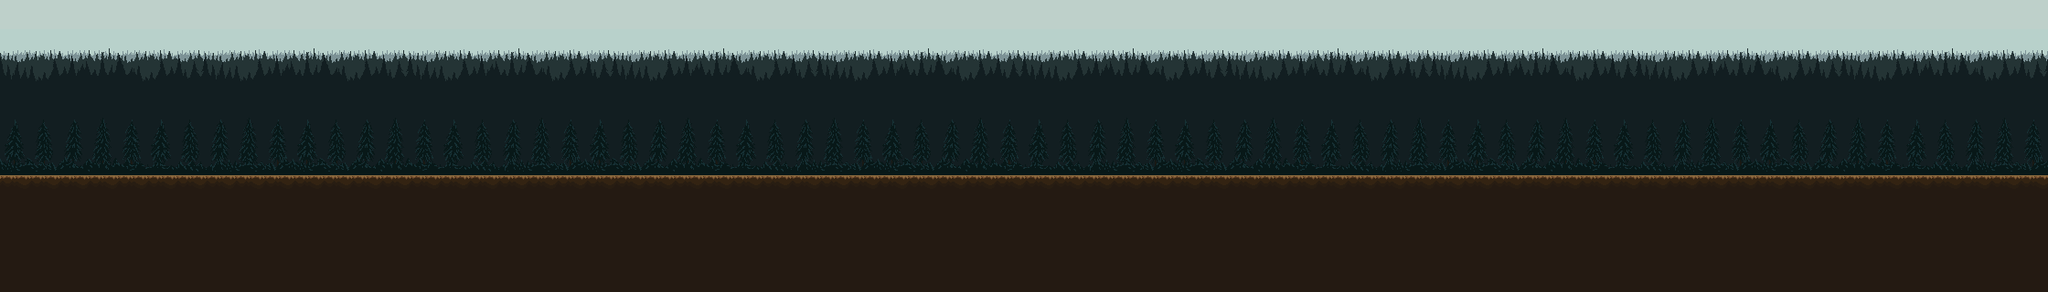

A 2D game scene composited from a Tiled map and its tileset images. What follows is a short description and the map's XML, with every tile layer's data as written:
An orthogonal 70x10 tile map with 32x32 px tiles, 2 tile layers (Background, Main), 4 tilesets.

<map version="1.10" tiledversion="1.10.2" orientation="orthogonal" renderorder="right-down" width="70" height="10" tilewidth="32" tileheight="32" infinite="0" nextlayerid="3" nextobjectid="1">
 <tileset firstgid="1" source="Textures&amp;trees.tsx" />
 <tileset firstgid="57" source="main.tsx" />
 <tileset firstgid="77" source="bgcolor.tsx" />
 <tileset firstgid="112" source="Background.tsx" />
 <layer id="2" name="Background" width="70" height="10">
  <data encoding="csv">
77,78,79,80,81,82,83,77,78,79,80,81,82,83,77,78,79,80,81,82,83,77,78,79,80,81,82,83,77,78,79,80,81,82,83,77,78,79,80,81,82,83,77,78,79,80,81,82,83,77,78,79,80,81,82,83,77,78,79,80,81,82,83,77,78,79,80,81,82,83,
112,113,114,115,116,117,118,112,113,114,115,116,117,118,112,113,114,115,116,117,118,112,113,114,115,116,117,118,112,113,114,115,116,117,118,112,113,114,115,116,117,118,112,113,114,115,116,117,118,112,113,114,115,116,117,118,112,113,114,115,116,117,118,112,113,114,115,116,117,118,
119,120,121,122,123,124,125,119,120,121,122,123,124,125,119,120,121,122,123,124,125,119,120,121,122,123,124,125,119,120,121,122,123,124,125,119,120,121,122,123,124,125,119,120,121,122,123,124,125,119,120,121,122,123,124,125,119,120,121,122,123,124,125,119,120,121,122,123,124,125,
126,127,128,129,130,131,132,126,127,128,129,130,131,132,126,127,128,129,130,131,132,126,127,128,129,130,131,132,126,127,128,129,130,131,132,126,127,128,129,130,131,132,126,127,128,129,130,131,132,126,127,128,129,130,131,132,126,127,128,129,130,131,132,126,127,128,129,130,131,132,
133,134,135,136,137,138,139,133,134,135,136,137,138,139,133,134,135,136,137,138,139,133,134,135,136,137,138,139,133,134,135,136,137,138,139,133,134,135,136,137,138,139,133,134,135,136,137,138,139,133,134,135,136,137,138,139,133,134,135,136,137,138,139,133,134,135,136,137,138,139,
140,141,142,143,144,145,146,140,141,142,143,144,145,146,140,141,142,143,144,145,146,140,141,142,143,144,145,146,140,141,142,143,144,145,146,140,141,142,143,144,145,146,140,141,142,143,144,145,146,140,141,142,143,144,145,146,140,141,142,143,144,145,146,140,141,142,143,144,145,146,
0,0,0,0,0,0,0,0,0,0,0,0,0,0,0,0,0,0,0,0,0,0,0,0,0,0,0,0,0,0,0,0,0,0,0,0,0,0,0,0,0,0,0,0,0,0,0,0,0,0,0,0,0,0,0,0,0,0,0,0,0,0,0,0,0,0,0,0,0,0,
0,0,0,0,0,0,0,0,0,0,0,0,0,0,0,0,0,0,0,0,0,0,0,0,0,0,0,0,0,0,0,0,0,0,0,0,0,0,0,0,0,0,0,0,0,0,0,0,0,0,0,0,0,0,0,0,0,0,0,0,0,0,0,0,0,0,0,0,0,0,
0,0,0,0,0,0,0,0,0,0,0,0,0,0,0,0,0,0,0,0,0,0,0,0,0,0,0,0,0,0,0,0,0,0,0,0,0,0,0,0,0,0,0,0,0,0,0,0,0,0,0,0,0,0,0,0,0,0,0,0,0,0,0,0,0,0,0,0,0,0,
0,0,0,0,0,0,0,0,0,0,0,0,0,0,0,0,0,0,0,0,0,0,0,0,0,0,0,0,0,0,0,0,0,0,0,0,0,0,0,0,0,0,0,0,0,0,0,0,0,0,0,0,0,0,0,0,0,0,0,0,0,0,0,0,0,0,0,0,0,0
</data>
 </layer>
 <layer id="1" name="Main" width="70" height="10">
  <data encoding="csv">
0,0,0,0,0,0,0,0,0,0,0,0,0,0,0,0,0,0,0,0,0,0,0,0,0,0,0,0,0,0,0,0,0,0,0,0,0,0,0,0,0,0,0,0,0,0,0,0,0,0,0,0,0,0,0,0,0,0,0,0,0,0,0,0,0,0,0,0,0,0,
0,0,0,0,0,0,0,0,0,0,0,0,0,0,0,0,0,0,0,0,0,0,0,0,0,0,0,0,0,0,0,0,0,0,0,0,0,0,0,0,0,0,0,0,0,0,0,0,0,0,0,0,0,0,0,0,0,0,0,0,0,0,0,0,0,0,0,0,0,0,
0,0,0,0,0,0,0,0,0,0,0,0,0,0,0,0,0,0,0,0,0,0,0,0,0,0,0,0,0,0,0,0,0,0,0,0,0,0,0,0,0,0,0,0,0,0,0,0,0,0,0,0,0,0,0,0,0,0,0,0,0,0,0,0,0,0,0,0,0,0,
0,0,0,0,0,0,0,0,0,0,0,0,0,0,0,0,0,0,0,0,0,0,0,0,0,0,0,0,0,0,0,0,0,0,0,0,0,0,0,0,0,0,0,0,0,0,0,0,0,0,0,0,0,0,0,0,0,0,0,0,0,0,0,0,0,0,0,0,0,0,
57,58,59,60,61,62,63,64,65,66,57,58,59,60,61,62,63,64,65,66,57,58,59,60,61,62,63,64,65,66,57,58,59,60,61,62,63,64,65,66,57,58,59,60,61,62,63,64,65,66,57,58,59,60,61,62,63,64,65,66,57,58,59,60,61,62,63,64,65,66,
67,68,69,70,71,72,73,74,75,76,67,68,69,70,71,72,73,74,75,76,67,68,69,70,71,72,73,74,75,76,67,68,69,70,71,72,73,74,75,76,67,68,69,70,71,72,73,74,75,76,67,68,69,70,71,72,73,74,75,76,67,68,69,70,71,72,73,74,75,76,
43,43,43,43,43,43,43,43,43,43,43,43,43,43,43,43,43,43,43,43,43,43,43,43,43,43,43,43,43,43,43,43,43,43,43,43,43,43,43,43,43,43,43,43,43,43,43,43,43,43,43,43,43,43,43,43,43,43,43,43,43,43,43,43,43,43,43,43,43,43,
51,51,51,51,51,51,51,51,51,51,51,51,51,51,51,51,51,51,51,51,51,51,51,51,51,51,51,51,51,51,51,51,51,51,51,51,51,51,51,51,51,51,51,51,51,51,51,51,51,51,51,51,51,51,51,51,51,51,51,51,51,51,51,51,51,51,51,51,51,51,
51,51,51,51,51,51,51,51,51,51,51,51,51,51,51,51,51,51,51,51,51,51,51,51,51,51,51,51,51,51,51,51,51,51,51,51,51,51,51,51,51,51,51,51,51,51,51,51,51,51,51,51,51,51,51,51,51,51,51,51,51,51,51,51,51,51,51,51,51,51,
51,51,51,51,51,51,51,51,51,51,51,51,51,51,51,51,51,51,51,51,51,51,51,51,51,51,51,51,51,51,51,51,51,51,51,51,51,51,51,51,51,51,51,51,51,51,51,51,51,51,51,51,51,51,51,51,51,51,51,51,51,51,51,51,51,51,51,51,51,51
</data>
 </layer>
</map>
